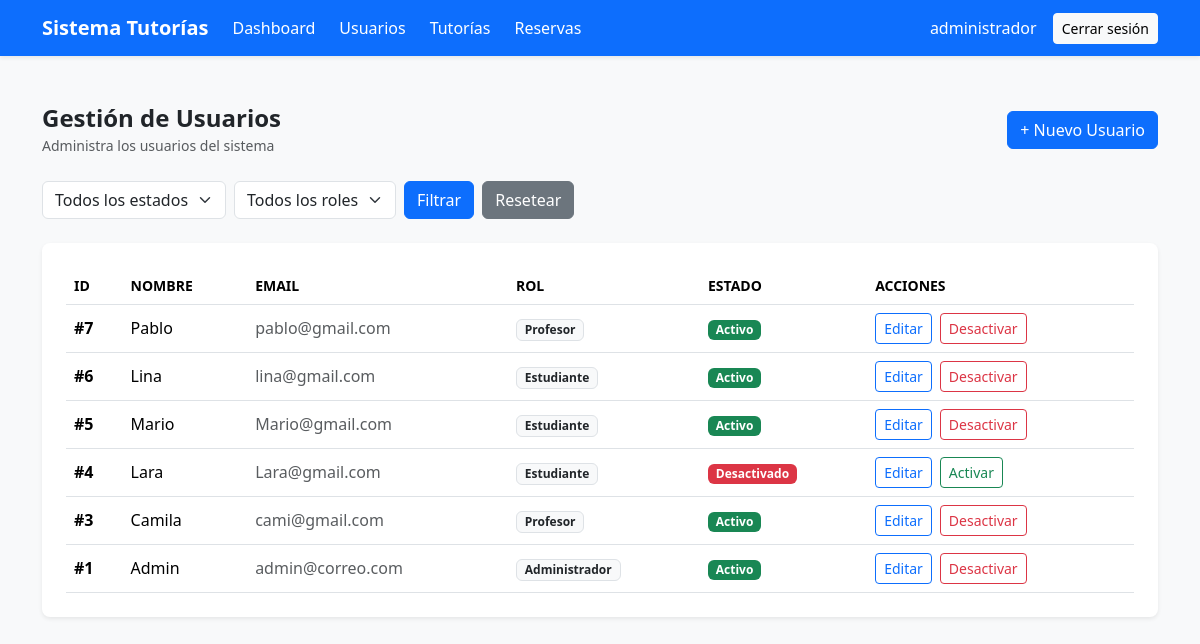
Screenshot of /sistema_tutorias/usuarios/listar.php (signed in) with the database file from the repository.
### tables this page shows
CREATE TABLE `tb_usuarios` (
  `id_usuario` int(11) NOT NULL,
  `nombre` varchar(100) NOT NULL,
  `correo` varchar(100) NOT NULL,
  `password` varchar(255) NOT NULL,
  `id_rol` int(11) NOT NULL,
  `activo` tinyint(1) DEFAULT 1,
  `fecha_creacion` timestamp NOT NULL DEFAULT current_timestamp()
);

CREATE TABLE `tb_rol` (
  `id_rol` int(11) NOT NULL,
  `nombre` varchar(50) NOT NULL
);

### sistema_tutorias/usuarios/listar.php (the view, shortened to what this page needs)
<?php
require_once "../config/conexion.php";
$where_sql = '';
$sql = "SELECT
            u.id_usuario,
            u.nombre as nombre_usuario,
            u.correo,
            r.nombre as rol_nombre,
            u.activo
        FROM tb_usuarios u
        INNER JOIN tb_rol r ON u.id_rol = r.id_rol
        $where_sql
        ORDER BY u.id_usuario DESC";
$resultado = $conexion->query($sql);
?>
<?php include "../includes/header.php"; ?>
<?php include "../includes/navbar.php"; ?>
<div class="container py-5">
    <div class="d-flex justify-content-between align-items-center mb-4">
        <div>
            <h4 class="fw-semibold mb-0">Gestión de Usuarios</h4>
            <small class="text-muted">Administra los usuarios del sistema</small>
        </div>
        <a href="crear.php" class="btn btn-primary">
            + Nuevo Usuario
        </a>
    </div>
    <form method="GET" class="mb-4 d-flex gap-2 flex-wrap align-items-center">
        <select name="estado" class="form-select w-auto">
            <option value="">Todos los estados</option>
        </select>
        <select name="rol" class="form-select w-auto">
            <option value="">Todos los roles</option>
        </select>
        <button type="submit" class="btn btn-primary">Filtrar</button>
        <a href="listar.php" class="btn btn-secondary">Resetear</a>
    </form>
    <?php if ($resultado->num_rows > 0) : ?>
        <div class="bg-white rounded-3 shadow-sm p-4">
            <div class="table-responsive">
                <table class="table align-middle mb-0">
                    <thead class="border-bottom">
                        <tr class="text-muted small text-uppercase">
                            <th>ID</th>
                            <th>Nombre</th>
                            <th>Email</th>
                            <th>Rol</th>
                            <th>Estado</th>
                            <th>Acciones</th>
                        </tr>
                    </thead>
                    <tbody>
                        <?php while ($usuario = $resultado->fetch_assoc()) : ?>
                            <tr>
                                <td class="fw-semibold">#<?php echo $usuario['id_usuario']; ?></td>
                                <td><?php echo htmlspecialchars($usuario['nombre_usuario']); ?></td>
                                <td class="text-muted"><?php echo htmlspecialchars($usuario['correo']); ?></td>
                                <td>
                                    <span class="badge bg-light text-dark border">
                                        <?php echo ucfirst($usuario['rol_nombre']); ?>
                                    </span>
                                </td>
                                <td>
                                    <?php if ($usuario['activo']): ?>
                                        <span class="badge bg-success">Activo</span>
                                    <?php else: ?>
                                        <span class="badge bg-danger">Desactivado</span>
                                    <?php endif; ?>
                                </td>
                                <td class="text-center">
                                    <div class="d-flex justify-content-left gap-2">
                                        <a href="editar.php?id=<?php echo $usuario['id_usuario']; ?>"
                                           class="btn btn-sm btn-outline-primary">Editar</a>
                                        <?php if ($usuario['activo']): ?>
                                            <a href="cambiar_estado.php?id=<?php echo $usuario['id_usuario']; ?>&estado=0"
                                               class="btn btn-sm btn-outline-danger"
                                               onclick="return confirm('¿Deseas desactivar este usuario?')">Desactivar</a>
                                        <?php else: ?>
                                            <a href="cambiar_estado.php?id=<?php echo $usuario['id_usuario']; ?>&estado=1"
                                               class="btn btn-sm btn-outline-success"
                                               onclick="return confirm('¿Deseas reactivar este usuario?')">Activar</a>
                                        <?php endif; ?>
                                    </div>
                                </td>
                            </tr>
                        <?php endwhile; ?>
                    </tbody>
                </table>
            </div>
        </div>
    <?php endif; ?>
</div>

### rows the page displays
tb_usuarios: id_usuario "7", nombre "Pablo", correo "pablo@gmail.com", id_rol.nombre "Profesor", activo "Activo"
tb_usuarios: id_usuario "6", nombre "Lina", correo "lina@gmail.com", id_rol.nombre "Estudiante", activo "Activo"
tb_usuarios: id_usuario "5", nombre "Mario", correo "Mario@gmail.com", id_rol.nombre "Estudiante", activo "Activo"
tb_usuarios: id_usuario "4", nombre "Lara", correo "Lara@gmail.com", id_rol.nombre "Estudiante", activo "Desactivado"
tb_usuarios: id_usuario "3", nombre "Camila", correo "cami@gmail.com", id_rol.nombre "Profesor", activo "Activo"
tb_usuarios: id_usuario "1", nombre "Admin", correo "admin@correo.com", id_rol.nombre "Administrador", activo "Activo"

### other values shown
$nombre "administrador"
